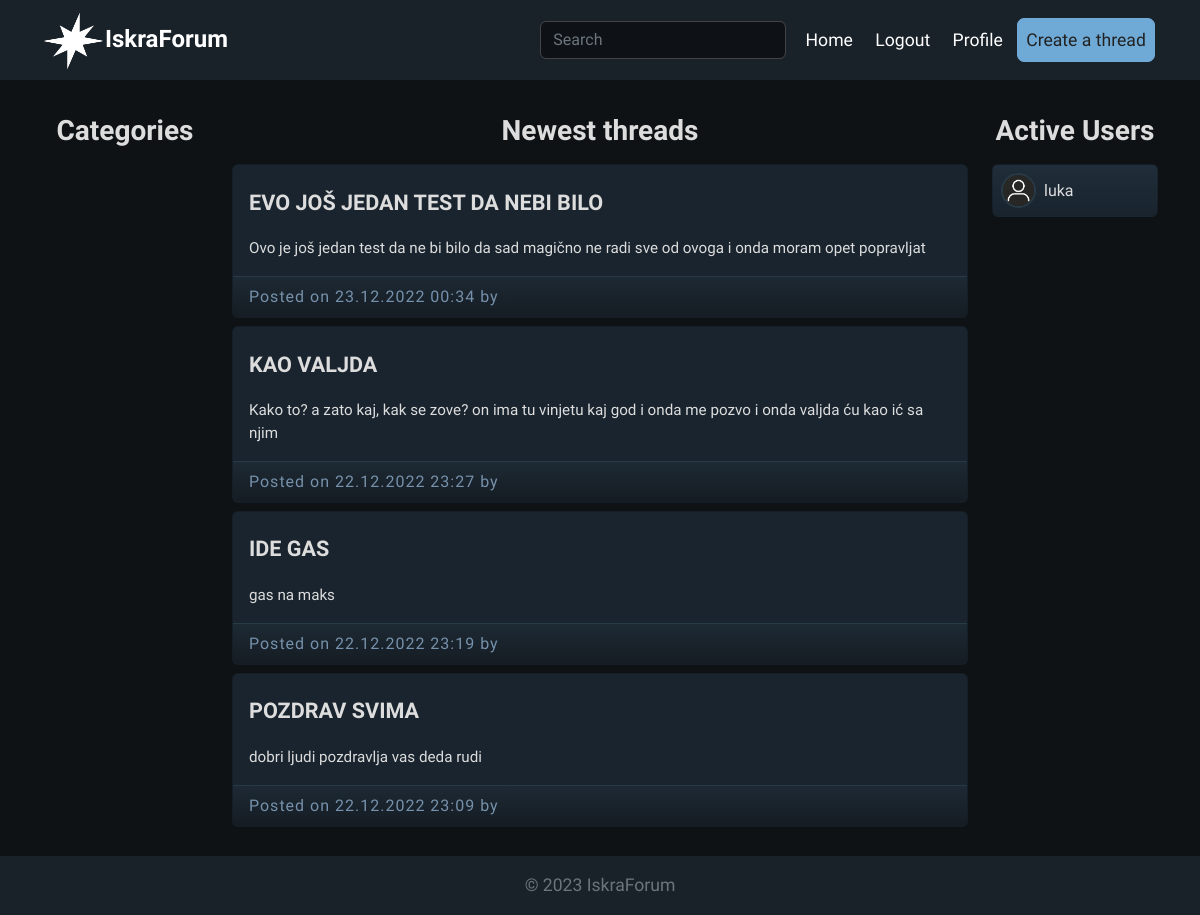
The app's page / (signed in), older data.
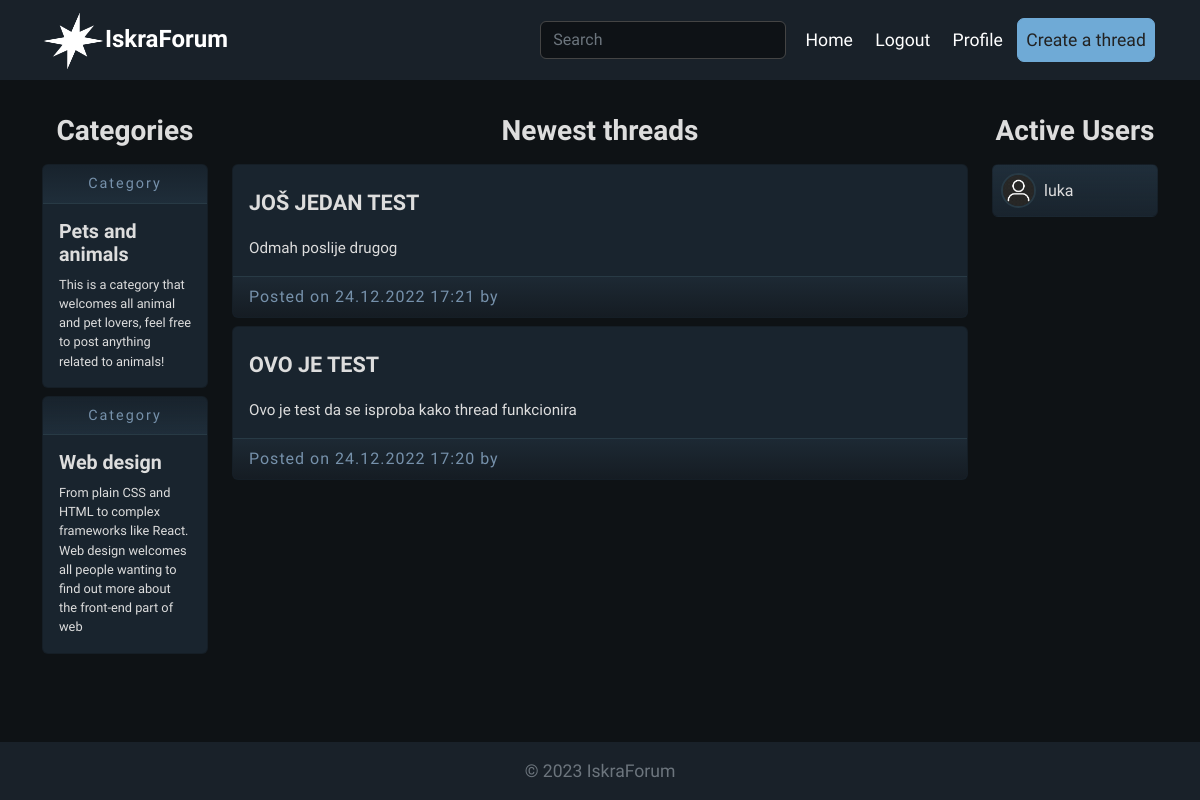
The same page, newer data.
### base/models.py (models this page shows, shortened)
class Thread(models.Model):
    title = models.CharField(max_length=150)
    description = models.TextField()
    uploader = models.ForeignKey(User, null=True, blank=True, on_delete=models.CASCADE)
    category = models.ForeignKey("Category", verbose_name=("Category"), null=True, on_delete=models.DO_NOTHING)
    created = models.DateTimeField(auto_now_add=True)

class Category(models.Model):
    name = models.CharField(max_length=200, unique=True)
    description = models.TextField()
    created = models.DateTimeField(auto_now_add=True)

### base/views.py (the view)
# urls.py: path('', views.home, name='home'),
def home(request):
    q = request.GET.get('q') if request.GET.get('q') != None else ''
    threads = Thread.objects.filter(Q(category__name__icontains=q) | Q(title__icontains=q) |  Q(uploader__username__icontains=q))
    users = request.online_now
    categories = Category.objects.all()
    context = {
        'threads': threads,
        'users': users,
        'categories': categories,
    }
    return render(request, 'base/index.html', context)

### base/templates/base/index.html (shortened to what this page needs)
{% extends 'base/base.html' %}
{% load static %}
{% block content %}
    <div class="container container-home">
        <div class="row">
            <div class="col-lg-2">
                    <div class="container-fluid inner-container">
                        <div class="row">
                            <div class="col-md-12 title">
                                <h3 class="">Categories</h3>
                            </div>
                            <div class="col-md-12 comm-list">
                                {% for category in categories reversed %}
                                <a class="card mb-2" href="{% url 'home' %}?q={{category.name}}">
                                    <div class="card-header comm-header">Category</div>
                                    <div class="card-body">
                                      <h5 class="card-title comn-title">{{category.name}}</h5>
                                      <p class="card-text comm-desc">{{category.description}}</p>
                                    </div>
                                </a>
                                {% endfor %}
                            </div>
                        </div>
                    </div>
            </div>
            <div class="col-lg-8">
                 <div class="container-fluid inner-container">
                        <div class="row communities">
                            <div class="col-md-12 title">
                                <h3 class="">Newest threads</h3>
                            </div>
                                <div class="col-md-12 thread-list">
                                    {% for thread in threads reversed %}
                                    <div class="card mb-2">
                                        <a href="/thread/{{thread.id}}" class="card-body thread-body">
                                          <h5 class="card-title thread-title">{{ thread.title|upper }}</h5>
                                          <p class="card-text thread-text">{{ thread.description|truncatewords:50 }} </p>
                                        </a>
                                        <div class="card-footer thread-footer d-flex align-items-center justify-content-between">
                                             <span class="post-info">Posted on {{ thread.created|date:'d.m.Y H:i' }} by  </span>
                                        </div>
                                    </div>
                                    {% endfor %}
                                </div>
                        </div>
                    </div>
            </div>
            <div class="col-lg-2">
                <div class="container-fluid inner-container">
                    <div class="row communities">
                        <div class="col-md-12 title">
                            <h3 class="">Active Users</h3>
                        </div>
                            {% for user in users %}
                            <div class="col-md-12 user-list">
                                <a href="/user/{{user.username}}" class="card mb-2 user">
                                    <div class="card-body d-flex p-2 justify-content-start align-items-center">
                                        <img class="usr-avatar" src="{% static 'base/img/avatar.png' %}" alt="" width="35px" height="35px">
                                        <p class="username">{{ user.username }}</p>
                                    </div>
                                </a>
                            </div>
                            {% endfor %}
                    </div>
                </div>
            </div>
        </div>
    </div>
{% endblock content %}

Row changes from the older to the newer data that the page shows:
removed Thread: title "EVO JOŠ JEDAN TEST DA NEBI BILO", description "Ovo je još jedan test da ne bi bilo da sad magično ne radi sve od ovoga i onda moram opet popravljat", created "23.12.2022 00:34"
removed Thread: title "KAO VALJDA", description "Kako to? a zato kaj, kak se zove? on ima tu vinjetu kaj god i onda me pozvo i onda valjda ću kao ić sa njim", created "22.12.2022 23:27"
removed Thread: title "IDE GAS", description "gas na maks", created "22.12.2022 23:19"
removed Thread: title "POZDRAV SVIMA", description "dobri ljudi pozdravlja vas deda rudi", created "22.12.2022 23:09"
added Category: name "Pets and animals", description "This is a category that welcomes all animal and pet lovers, feel free to post anything related to animals!"
added Category: name "Web design", description "From plain CSS and HTML to complex frameworks like React. Web design welcomes all people wanting to find out more about the front-end part of web"
added Thread: title "JOŠ JEDAN TEST", description "Odmah poslije drugog", created "24.12.2022 17:21"
added Thread: title "OVO JE TEST", description "Ovo je test da se isproba kako thread funkcionira", created "24.12.2022 17:20"
